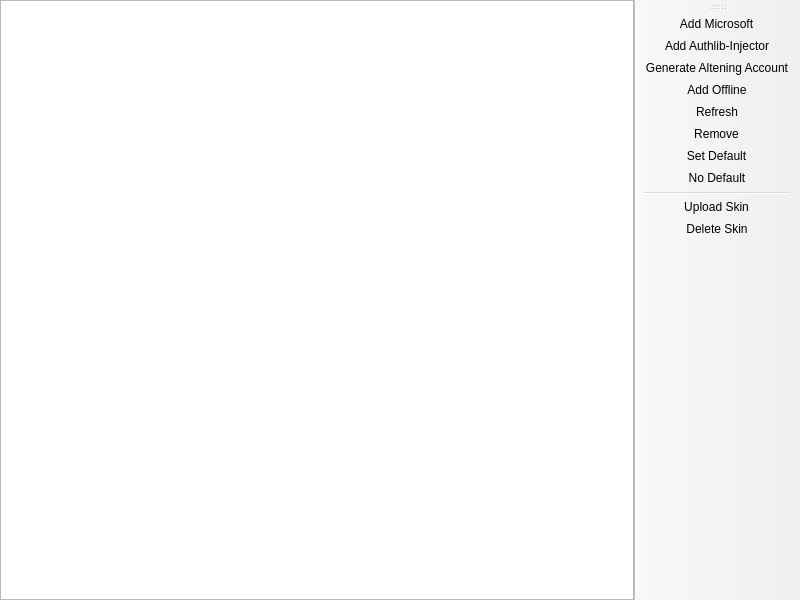
<?xml version="1.0" encoding="UTF-8"?>
<ui version="4.0">
 <class>AccountListPage</class>
 <widget class="QMainWindow" name="AccountListPage">
  <property name="geometry">
   <rect>
    <x>0</x>
    <y>0</y>
    <width>800</width>
    <height>600</height>
   </rect>
  </property>
  <widget class="QWidget" name="centralwidget">
   <layout class="QHBoxLayout" name="horizontalLayout">
    <property name="leftMargin">
     <number>0</number>
    </property>
    <property name="topMargin">
     <number>0</number>
    </property>
    <property name="rightMargin">
     <number>0</number>
    </property>
    <property name="bottomMargin">
     <number>0</number>
    </property>
    <item>
     <widget class="VersionListView" name="listView">
      <property name="alternatingRowColors">
       <bool>true</bool>
      </property>
      <property name="rootIsDecorated">
       <bool>false</bool>
      </property>
      <property name="itemsExpandable">
       <bool>false</bool>
      </property>
      <property name="allColumnsShowFocus">
       <bool>true</bool>
      </property>
      <attribute name="headerStretchLastSection">
       <bool>false</bool>
      </attribute>
     </widget>
    </item>
   </layout>
  </widget>
  <widget class="WideBar" name="toolBar">
   <attribute name="toolBarArea">
    <enum>RightToolBarArea</enum>
   </attribute>
   <attribute name="toolBarBreak">
    <bool>false</bool>
   </attribute>
   <addaction name="actionAddMicrosoft"/>
   <addaction name="actionAddAuthlibInjector"/>
   <addaction name="actionGenerateAltening"/>
   <addaction name="actionAddOffline"/>
   <addaction name="actionRefresh"/>
   <addaction name="actionRemove"/>
   <addaction name="actionSetDefault"/>
   <addaction name="actionNoDefault"/>
   <addaction name="separator"/>
   <addaction name="actionUploadSkin"/>
   <addaction name="actionDeleteSkin"/>
  </widget>
  <action name="actionAddAuthlibInjector">
   <property name="text">
    <string>Add Authlib-&amp;Injector</string>
   </property>
  </action>
  <action name="actionGenerateAltening">
   <property name="text">
    <string>&amp;Generate Altening Account</string>
   </property>
   <property name="toolTip">
    <string>Generate a new The Altening alt. Set the API key in Settings → The Altening first. Refresh renews the selected alt’s session.</string>
   </property>
  </action>
  <action name="actionRemove">
   <property name="text">
    <string>Remo&amp;ve</string>
   </property>
  </action>
  <action name="actionSetDefault">
   <property name="text">
    <string>&amp;Set Default</string>
   </property>
  </action>
  <action name="actionNoDefault">
   <property name="checkable">
    <bool>true</bool>
   </property>
   <property name="text">
    <string>&amp;No Default</string>
   </property>
  </action>
  <action name="actionUploadSkin">
   <property name="text">
    <string>&amp;Upload Skin</string>
   </property>
  </action>
  <action name="actionDeleteSkin">
   <property name="text">
    <string>&amp;Delete Skin</string>
   </property>
   <property name="toolTip">
    <string>Delete the currently active skin and go back to the default one</string>
   </property>
  </action>
  <action name="actionAddMicrosoft">
   <property name="text">
    <string>&amp;Add Microsoft</string>
   </property>
  </action>
  <action name="actionAddOffline">
   <property name="text">
    <string>Add &amp;Offline</string>
   </property>
  </action>
  <action name="actionRefresh">
   <property name="text">
    <string>&amp;Refresh</string>
   </property>
   <property name="toolTip">
    <string>Refresh the account tokens</string>
   </property>
  </action>
 </widget>
 <customwidgets>
  <customwidget>
   <class>VersionListView</class>
   <extends>QTreeView</extends>
   <header>ui/widgets/VersionListView.h</header>
  </customwidget>
  <customwidget>
   <class>WideBar</class>
   <extends>QToolBar</extends>
   <header>ui/widgets/WideBar.h</header>
  </customwidget>
 </customwidgets>
 <resources/>
 <connections/>
</ui>
